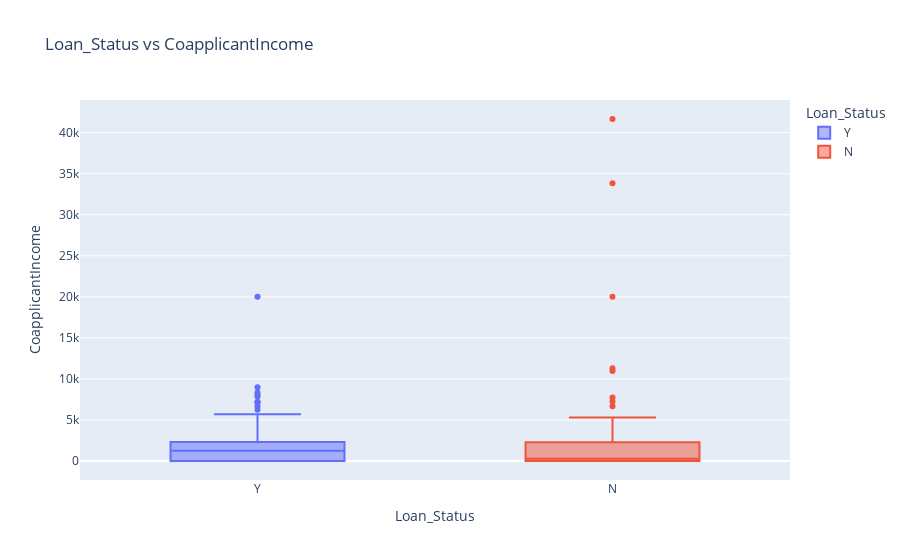

Write notebook code for a chart like this one.
### Code cell
# relationship between the income of the loan co-applicant and the loan status
fig_coapplicant_income = px.box(loan, x='Loan_Status', 
                                y='CoapplicantIncome',
                                color="Loan_Status", 
                                title='Loan_Status vs CoapplicantIncome')
fig_coapplicant_income.show()

### Figure 1 — Plotly figure (JSON) as saved in the notebook; plotly's stock layout.template omitted (floating-point values rounded to 4 significant figures; data arrays with more than 128 entries replaced by an {"elided": "..."} marker saying what was removed)
{"data": [{"alignmentgroup": "True", "hovertemplate": "Loan_Status=%{x}<br>CoapplicantIncome=%{y}<extra></extra>", "legendgroup": "Y", "marker": {"color": "#636efa"}, "name": "Y", "notched": false, "offsetgroup": "Y", "orientation": "v", "showlegend": true, "type": "box", "x": {"elided": "422 str values"}, "x0": " ", "xaxis": "x", "y": {"elided": "422 float values"}, "y0": " ", "yaxis": "y"}, {"alignmentgroup": "True", "hovertemplate": "Loan_Status=%{x}<br>CoapplicantIncome=%{y}<extra></extra>", "legendgroup": "N", "marker": {"color": "#EF553B"}, "name": "N", "notched": false, "offsetgroup": "N", "orientation": "v", "showlegend": true, "type": "box", "x": {"elided": "192 str values"}, "x0": " ", "xaxis": "x", "y": {"elided": "192 int values"}, "y0": " ", "yaxis": "y"}], "layout": {"boxmode": "overlay", "legend": {"title": {"text": "Loan_Status"}, "tracegroupgap": 0}, "title": {"text": "Loan_Status vs CoapplicantIncome"}, "xaxis": {"anchor": "y", "categoryarray": ["Y", "N"], "categoryorder": "array", "domain": [0, 1], "title": {"text": "Loan_Status"}}, "yaxis": {"anchor": "x", "domain": [0, 1], "title": {"text": "CoapplicantIncome"}}}}
